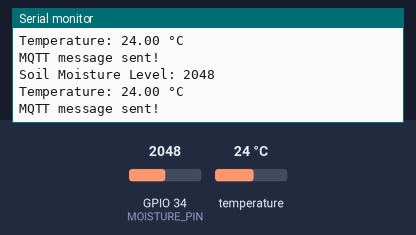
Bench run of a sketch on a simulated ESP32. On the bench: the last lines printed to the serial monitor. Inputs (shaded band) come from the test bench; at power-on: temperature 24 °C, GPIO 34 (MOISTURE_PIN) = 2048. No MQTT or app messages arrive unless stated.

Above: at 4.3 s.
4.4 s: temperature set to 12 °C
At 7.2 s:
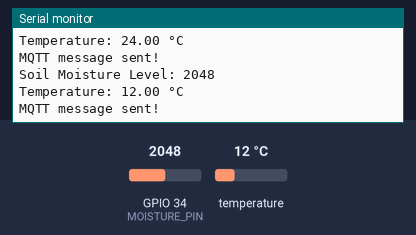
8.1 s: GPIO 34 (MOISTURE_PIN) set to 2866
At 10.5 s:
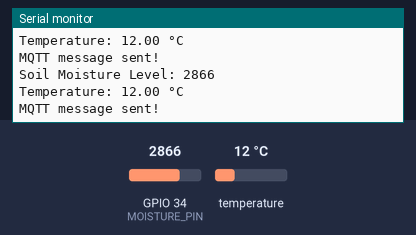
11.8 s: temperature set to 19 °C
At 12.5 s:
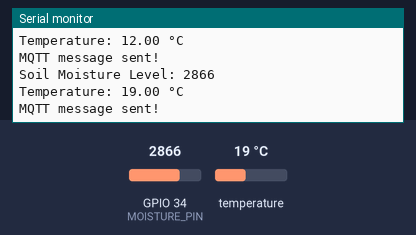
15.5 s: GPIO 34 (MOISTURE_PIN) set to 3603
At 17.8 s:
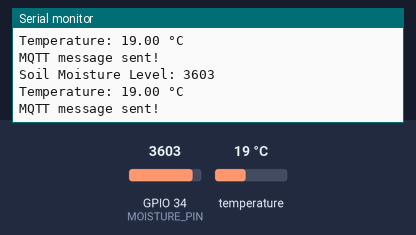
Timing chart, 0 to 19.3 s (numbered marks = the images above; inputs shaded):
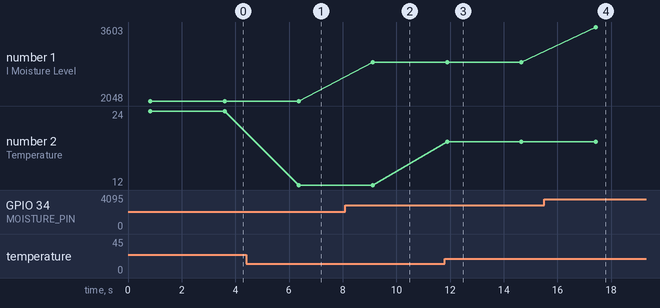

The sketch:

sensor.INO
```cpp
#include <WiFi.h>
#include <PubSubClient.h>
#include <OneWire.h>
#include <DallasTemperature.h>
#include <DHT.h>

#define ONE_WIRE_BUS 33  // GPIO pin for DS18B20 aka temperature sensor
#define MOISTURE_PIN 34 // GPIO pin for moisture data

// Security idea is that, you connect another ESP/device to this AP, so no need to have it on your (guest) wifi network, hence ok if the device gets stolen and the attacker extracts the firmware image and finds this password
const char* ssid = "MoestuinSensor";
const char* password = "changeme";
const char* mqttServer = "192.168.13.37";
const int mqttPort = 1883;
const char* mqttTopic = "sensor/data";
IPAddress local_IP(192, 168, 13, 1);  // ESP32 AP's IP Address
IPAddress gateway(192, 168, 13, 1);
IPAddress subnet(255, 255, 255, 0);

OneWire oneWire(ONE_WIRE_BUS);
DallasTemperature sensors(&oneWire);
WiFiClient espClient;
PubSubClient client(espClient);

void setup() {
  Serial.begin(115200);
  pinMode(ONE_WIRE_BUS, INPUT_PULLUP);
  WiFi.softAP(ssid, password);
  WiFi.softAPConfig(local_IP, gateway, subnet);
  Serial.printf("ESP32 Access Point Started! AP IP Address: %s\n", WiFi.softAPIP().toString().c_str());

  client.setServer(mqttServer, mqttPort);
  sensors.begin();
  Serial.print("Program initialized");
}

void reconnectMQTT() {
    if (!client.connected()) {
        Serial.println("Attempting MQTT connection...");
        if (client.connect("ESP32Publisher")) {
            Serial.println("Connected to MQTT broker!");
        } else {
            Serial.print("Failed, rc=");
            Serial.print(client.state());
            Serial.println(" Retrying in 2 seconds...");
        }
    }
}

void loop() {
    // 4095 maximum reading, sensor not in soil
    // 3000+ to dry
    // 2000-3000 dry especially for moisture loving crops
    // 1000-2000 ideal for most plants
    // 0-1000 what are you doing, putting the sensor in watter? To wet for most plants

    reconnectMQTT();
    client.loop();
    sensors.requestTemperatures();
    float tempC = sensors.getTempCByIndex(0); // Read temperature
    int moistureValue = analogRead(MOISTURE_PIN);

    Serial.printf("Soil Moisture Level: %d\n", moistureValue);
    Serial.printf("Temperature: %.2f °C\n", tempC);

    String payload = "{ \"temperature\": " + String(tempC) + ", \"moisture\": " + String(moistureValue) + " }";
    client.publish(mqttTopic, payload.c_str());
    Serial.println("MQTT message sent!");
  delay(2000);
}
```

Measured:
- after the input at 4.4 s, the serial monitor: prints a new line after 2.0 s (image 1)
- after the input at 8.1 s, the serial monitor: prints a new line after 1.0 s (image 2)
- after the input at 11.8 s, the serial monitor: prints a new line after 0.09 s (image 3)
- after the input at 15.5 s, the serial monitor: prints a new line after 1.9 s (image 4)
- plotted number 1: 2048 → 2866 after the input at 8.1 s, 2866 → 3603 after the input at 15.5 s
- plotted number 2: 24 → 12 after the input at 4.4 s, 12 → 19 after the input at 11.8 s
